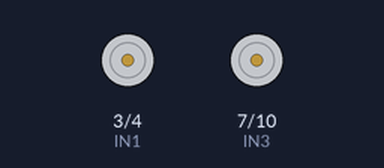
This sketch was run on a simulated Arduino Uno, built with avr-gcc and run on an emulated ATmega328P. Shown: motor-driver pin pairs drawn as motors (green arrow = first pin HIGH = forward, orange = second pin HIGH = backward, longer = more drive, scaled by the enable pin). What the sketch prints to the serial monitor is not drawn.

Above: at 0.1 s.
At 1.1 s:
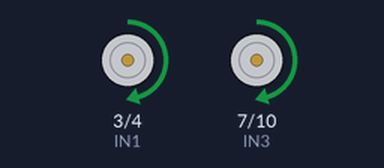
Timing chart, 0 to 2.6 s (numbered marks = the images above):
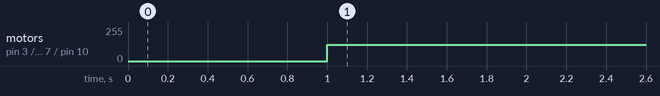

The sketch:

sketch_LAB8.ino.ino
```cpp
// SISTEMAS DE CONTROL CONTÍNUO
// INGENIERÍA ELECTRÓNICA UDEA 20241
// Profs. Hernán Felipe García y Amado Tavera Crespo


#include <Wire.h>
#include <Adafruit_MPU6050.h>
#include <Adafruit_Sensor.h>
#include <PID_v1.h>

// Motor A connected between A01 and A02
// Motor B connected between B01 and B02-
#define ENA 6  // Enable/speed motor A
#define IN1 3   // Direction A
#define IN2 4   // Direction A
#define ENB 5   // Enable/speed motor B
#define IN3 7   // Direction B
#define IN4 10   // Direction B

// MPU6050 object
Adafruit_MPU6050 mpu;

// PID variables
double Setpoint, Input, Output;
double Kp = 1.0, Ki = 0.1, Kd = 0.05;  // PID coefficients, tune these for your robot
PID myPID(&Input, &Output, &Setpoint, Kp, Ki, Kd, DIRECT);

void setup() {
  Serial.begin(115200);

  // Initialize motor control pins
  pinMode(ENA, OUTPUT);
  pinMode(IN1, OUTPUT);
  pinMode(IN2, OUTPUT);
  pinMode(ENB, OUTPUT);
  pinMode(IN3, OUTPUT);
  pinMode(IN4, OUTPUT);

  // Initialize the MPU6050
  if (!mpu.begin()) {
    Serial.println("Failed to find MPU6050 chip");
    while (1) {
      delay(10);
    }
  }

  // Set up PID controller
  Setpoint = 0;  // Target pitch is 0 degrees (upright)
  myPID.SetMode(AUTOMATIC);
  myPID.SetOutputLimits(-255, 255);  // PWM limits

  Serial.println("MPU6050 and motor driver initialized");
}

void loop() {
  delay(1000);
  Output = 122;
  driveMotors(Output);
}

void driveMotors(int pwm) {
  if (pwm > 0) {
    analogWrite(ENA, pwm);
    digitalWrite(IN1, HIGH);
    digitalWrite(IN2, LOW);
    analogWrite(ENB, pwm);
    digitalWrite(IN3, HIGH);
    digitalWrite(IN4, LOW);
  } else {
    analogWrite(ENA, -pwm);
    digitalWrite(IN1, LOW);
    digitalWrite(IN2, HIGH);
    analogWrite(ENB, -pwm);
    digitalWrite(IN3, LOW);
    digitalWrite(IN4, HIGH);
  }
}
```

Measured:
- by itself, motor on pin 3 (IN1) / pin 4 (IN2), motor on pin 7 (IN3) / pin 10 (IN4): stopped → forward 122/255 at 1.0 s
